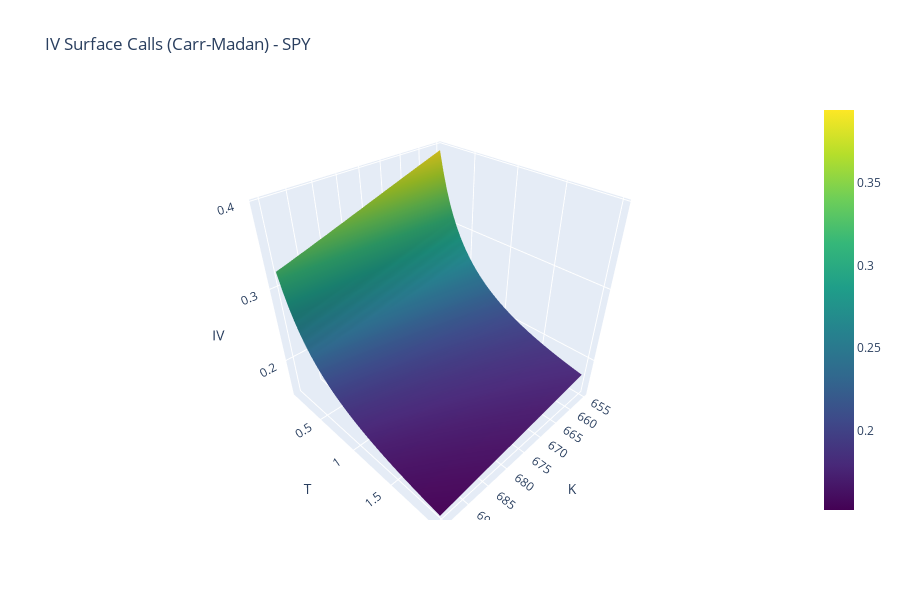
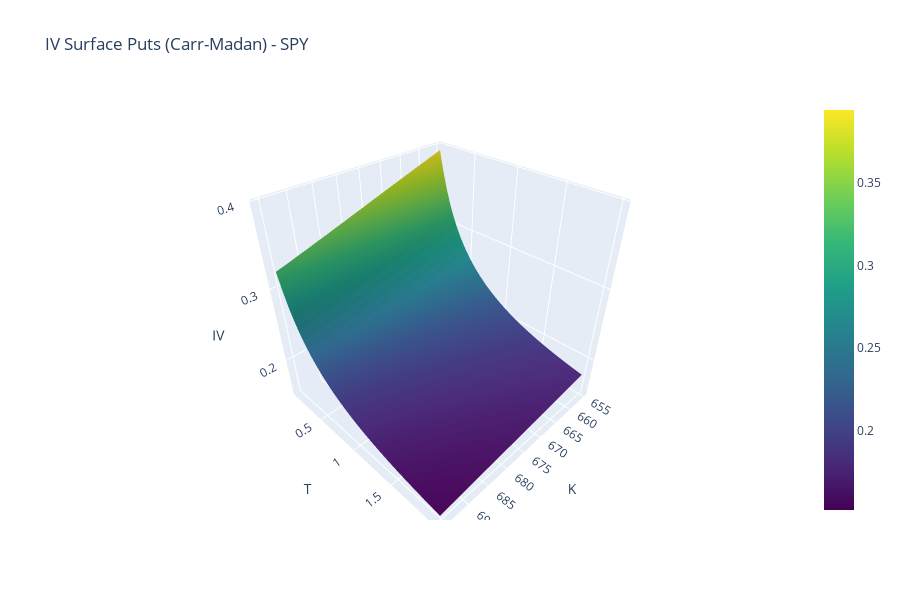
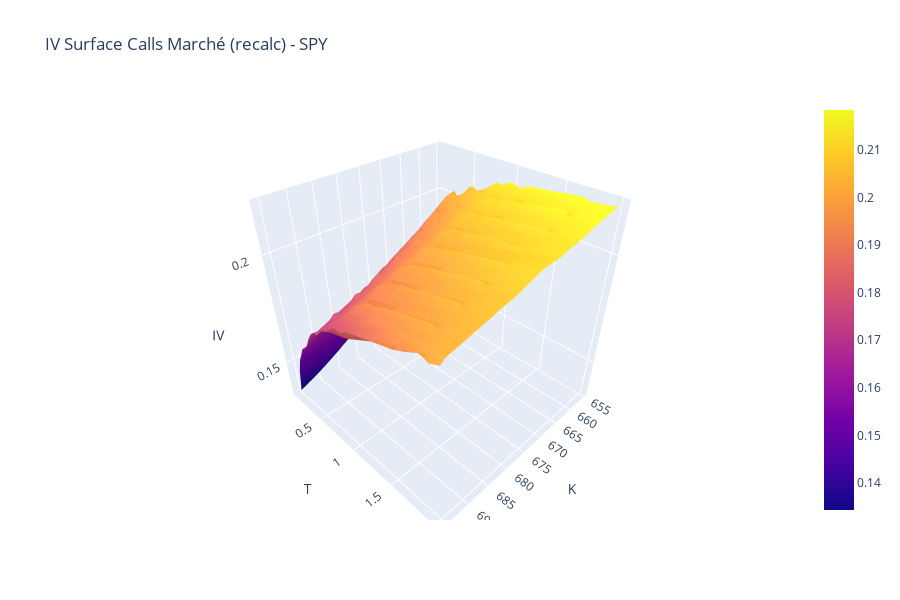
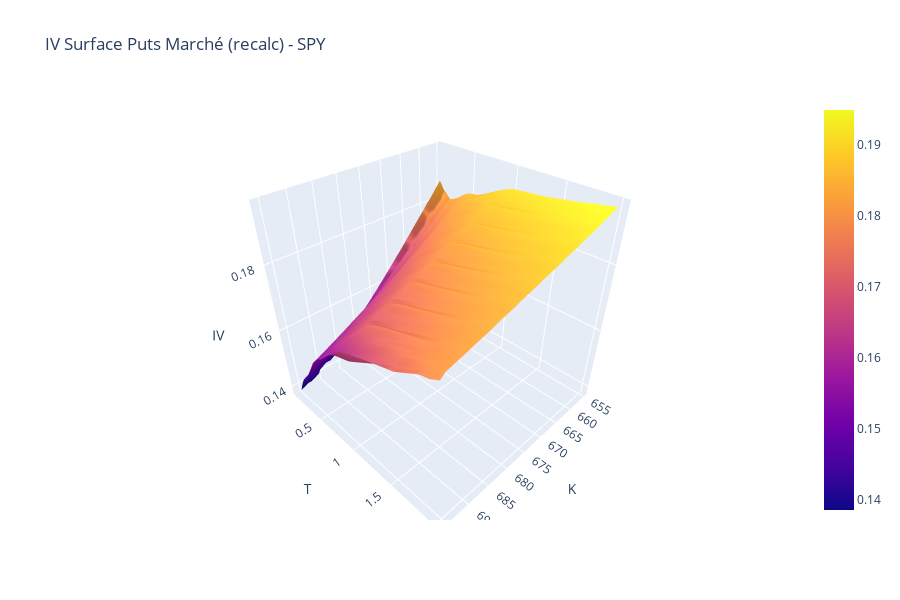

Here is the notebook cell these charts were saved with, in order:
### Markdown cell above
## Step 3 — IV Surfaces & Heatmaps analytiques

### Code cell
K_grid = np.arange(S0_ref - span_mc, S0_ref + span_mc + step_strike, step_strike)
T_grid = np.linspace(0.1, 2.0, n_maturities)
print(f"Grille K={len(K_grid)} | T={len(T_grid)}")

call_prices_cm = np.zeros((len(T_grid), len(K_grid)))
put_prices_cm = np.zeros_like(call_prices_cm)
Ks_t = torch.tensor(K_grid, dtype=torch.float64)

for i, T_val in enumerate(T_grid):
    call_vals = carr_madan_call_torch(S0_ref, rf_rate, div_yield, float(T_val), params_cm, Ks_t)
    discount = torch.exp(-torch.tensor(rf_rate * T_val, dtype=torch.float64))
    forward = torch.exp(-torch.tensor(div_yield * T_val, dtype=torch.float64))
    put_vals = call_vals - S0_ref * forward + Ks_t * discount
    call_prices_cm[i,:] = call_vals.detach().cpu().numpy()
    put_prices_cm[i,:] = put_vals.detach().cpu().numpy()

call_iv_cm = np.zeros_like(call_prices_cm)
put_iv_cm = np.zeros_like(put_prices_cm)
for i, T_val in enumerate(T_grid):
    for j, K_val in enumerate(K_grid):
        call_iv_cm[i,j] = implied_vol(call_prices_cm[i,j], S0_ref, K_val, T_val, rf_rate, "call")
        put_iv_cm[i,j] = implied_vol(put_prices_cm[i,j], S0_ref, K_val, T_val, rf_rate, "put")

KK_cm, TT_cm = np.meshgrid(K_grid, T_grid, indexing="xy")
fig_call = go.Figure(data=[go.Surface(x=KK_cm, y=TT_cm, z=call_iv_cm, colorscale='Viridis')])
fig_call.update_layout(title=f"IV Surface Calls (Carr-Madan) - {symbol}", scene=dict(xaxis_title='K', yaxis_title='T', zaxis_title='IV'), height=600)
fig_call.show()

fig_put = go.Figure(data=[go.Surface(x=KK_cm, y=TT_cm, z=put_iv_cm, colorscale='Viridis')])
fig_put.update_layout(title=f"IV Surface Puts (Carr-Madan) - {symbol}", scene=dict(xaxis_title='K', yaxis_title='T', zaxis_title='IV'), height=600)
fig_put.show()

# Surfaces marché recalculées

def build_market_surface(df, price_col, opt_type):
    df = df.dropna(subset=[price_col]).copy()
    df = df[(df["T"] >= MIN_IV_MATURITY) & (df[price_col] > 0)]
    df["iv_calc"] = df.apply(lambda row: implied_vol(row[price_col], S0_ref, row["K"], row["T"], rf_rate, opt_type), axis=1)
    df = df.dropna(subset=["iv_calc"])
    if len(df) < 5:
        return None
    surf = griddata(df[["K","T"]].to_numpy(), df["iv_calc"].to_numpy(), (KK_cm, TT_cm), method='linear')
    if surf is None or np.all(np.isnan(surf)):
        surf = griddata(df[["K","T"]].to_numpy(), df["iv_calc"].to_numpy(), (KK_cm, TT_cm), method='nearest')
    else:
        nan_mask = np.isnan(surf)
        if nan_mask.any():
            surf[nan_mask] = griddata(df[["K","T"]].to_numpy(), df["iv_calc"].to_numpy(), (KK_cm[nan_mask], TT_cm[nan_mask]), method='nearest')
    return surf

surf_call_mkt = build_market_surface(calls_df, "C_mkt", "call")
if surf_call_mkt is not None:
    fig_call_mkt = go.Figure(data=[go.Surface(x=KK_cm, y=TT_cm, z=surf_call_mkt, colorscale='Plasma')])
    fig_call_mkt.update_layout(title=f"IV Surface Calls Marché (recalc) - {symbol}", scene=dict(xaxis_title='K', yaxis_title='T', zaxis_title='IV'), height=600)
    fig_call_mkt.show()

surf_put_mkt = build_market_surface(puts_df, "P_mkt", "put")
if surf_put_mkt is not None:
    fig_put_mkt = go.Figure(data=[go.Surface(x=KK_cm, y=TT_cm, z=surf_put_mkt, colorscale='Plasma')])
    fig_put_mkt.update_layout(title=f"IV Surface Puts Marché (recalc) - {symbol}", scene=dict(xaxis_title='K', yaxis_title='T', zaxis_title='IV'), height=600)
    fig_put_mkt.show()

# Heatmaps prix analytiques
fig_heat_call = go.Figure(data=[go.Heatmap(z=call_prices_cm, x=K_grid, y=T_grid, colorscale='Viridis', colorbar=dict(title='Call'))])
fig_heat_call.update_layout(title=f"Heatmap Prix Calls (Carr-Madan) - {symbol}", xaxis_title='Strike K', yaxis_title='T')
fig_heat_call.show()

fig_heat_put = go.Figure(data=[go.Heatmap(z=put_prices_cm, x=K_grid, y=T_grid, colorscale='Viridis', colorbar=dict(title='Put'))])
fig_heat_put.update_layout(title=f"Heatmap Prix Puts (Carr-Madan) - {symbol}", xaxis_title='Strike K', yaxis_title='T')
fig_heat_put.show()


# Heatmaps prix marché (interp sur la même grille)
def build_market_price_grid(df, price_col):
    df = df.dropna(subset=[price_col]).copy()
    df = df[(df["T"] >= MIN_IV_MATURITY) & (df[price_col] > 0)]
    if len(df) < 5:
        return None
    pts = df[["K","T"]].to_numpy()
    vals = df[price_col].to_numpy()
    grid = griddata(pts, vals, (KK_cm, TT_cm), method='linear')
    if grid is None or np.all(np.isnan(grid)):
        grid = griddata(pts, vals, (KK_cm, TT_cm), method='nearest')
    else:
        nan_mask = np.isnan(grid)
        if nan_mask.any():
            grid[nan_mask] = griddata(pts, vals, (KK_cm[nan_mask], TT_cm[nan_mask]), method='nearest')
    return grid

market_call_grid = build_market_price_grid(calls_df, "C_mkt")
if market_call_grid is not None:
    fig_heat_call_mkt = go.Figure(data=[go.Heatmap(z=market_call_grid, x=K_grid, y=T_grid, colorscale='Plasma', colorbar=dict(title='C_mkt'))])
    fig_heat_call_mkt.update_layout(title=f"Heatmap Prix Calls (Marché) - {symbol}", xaxis_title='Strike K', yaxis_title='T (années)')
    fig_heat_call_mkt.show()

market_put_grid = build_market_price_grid(puts_df, "P_mkt")
if market_put_grid is not None:
    fig_heat_put_mkt = go.Figure(data=[go.Heatmap(z=market_put_grid, x=K_grid, y=T_grid, colorscale='Plasma', colorbar=dict(title='P_mkt'))])
    fig_heat_put_mkt.update_layout(title=f"Heatmap Prix Puts (Marché) - {symbol}", xaxis_title='Strike K', yaxis_title='T (années)')
    fig_heat_put_mkt.show()

### Figure 1 — Plotly figure (JSON) as saved in the notebook; plotly's stock layout.template omitted (floating-point values rounded to 4 significant figures; data arrays with more than 128 entries replaced by an {"elided": "..."} marker saying what was removed)
{"data": [{"colorscale": [[0, "#440154"], [0.1111, "#482878"], [0.2222, "#3e4989"], [0.3333, "#31688e"], [0.4444, "#26828e"], [0.5556, "#1f9e89"], [0.6667, "#35b779"], [0.7778, "#6ece58"], [0.8889, "#b5de2b"], [1, "#fde725"]], "type": "surface", "x": {"elided": "40x41 float values"}, "y": {"elided": "40x41 float values"}, "z": {"elided": "40x41 float values"}}], "layout": {"height": 600, "scene": {"xaxis": {"title": {"text": "K"}}, "yaxis": {"title": {"text": "T"}}, "zaxis": {"title": {"text": "IV"}}}, "title": {"text": "IV Surface Calls (Carr-Madan) - SPY"}}}

### Figure 2 — Plotly figure (JSON) as saved in the notebook; plotly's stock layout.template omitted (floating-point values rounded to 4 significant figures; data arrays with more than 128 entries replaced by an {"elided": "..."} marker saying what was removed)
{"data": [{"colorscale": [[0, "#440154"], [0.1111, "#482878"], [0.2222, "#3e4989"], [0.3333, "#31688e"], [0.4444, "#26828e"], [0.5556, "#1f9e89"], [0.6667, "#35b779"], [0.7778, "#6ece58"], [0.8889, "#b5de2b"], [1, "#fde725"]], "type": "surface", "x": {"elided": "40x41 float values"}, "y": {"elided": "40x41 float values"}, "z": {"elided": "40x41 float values"}}], "layout": {"height": 600, "scene": {"xaxis": {"title": {"text": "K"}}, "yaxis": {"title": {"text": "T"}}, "zaxis": {"title": {"text": "IV"}}}, "title": {"text": "IV Surface Puts (Carr-Madan) - SPY"}}}

### Figure 3 — Plotly figure (JSON) as saved in the notebook; plotly's stock layout.template omitted (floating-point values rounded to 4 significant figures; data arrays with more than 128 entries replaced by an {"elided": "..."} marker saying what was removed)
{"data": [{"colorscale": [[0, "#0d0887"], [0.1111, "#46039f"], [0.2222, "#7201a8"], [0.3333, "#9c179e"], [0.4444, "#bd3786"], [0.5556, "#d8576b"], [0.6667, "#ed7953"], [0.7778, "#fb9f3a"], [0.8889, "#fdca26"], [1, "#f0f921"]], "type": "surface", "x": {"elided": "40x41 float values"}, "y": {"elided": "40x41 float values"}, "z": {"elided": "40x41 float values"}}], "layout": {"height": 600, "scene": {"xaxis": {"title": {"text": "K"}}, "yaxis": {"title": {"text": "T"}}, "zaxis": {"title": {"text": "IV"}}}, "title": {"text": "IV Surface Calls Marché (recalc) - SPY"}}}

### Figure 4 — Plotly figure (JSON) as saved in the notebook; plotly's stock layout.template omitted (floating-point values rounded to 4 significant figures; data arrays with more than 128 entries replaced by an {"elided": "..."} marker saying what was removed)
{"data": [{"colorscale": [[0, "#0d0887"], [0.1111, "#46039f"], [0.2222, "#7201a8"], [0.3333, "#9c179e"], [0.4444, "#bd3786"], [0.5556, "#d8576b"], [0.6667, "#ed7953"], [0.7778, "#fb9f3a"], [0.8889, "#fdca26"], [1, "#f0f921"]], "type": "surface", "x": {"elided": "40x41 float values"}, "y": {"elided": "40x41 float values"}, "z": {"elided": "40x41 float values"}}], "layout": {"height": 600, "scene": {"xaxis": {"title": {"text": "K"}}, "yaxis": {"title": {"text": "T"}}, "zaxis": {"title": {"text": "IV"}}}, "title": {"text": "IV Surface Puts Marché (recalc) - SPY"}}}
